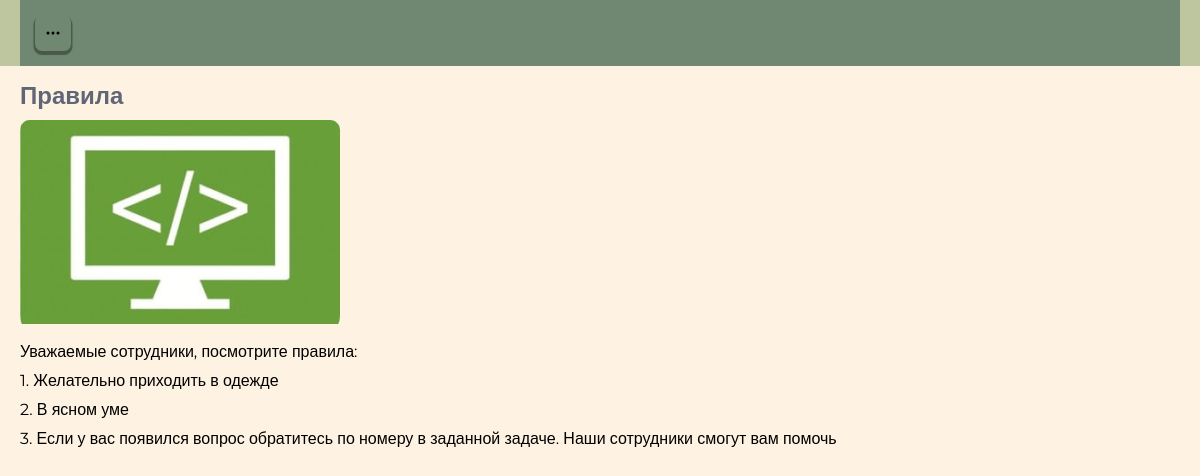
The page /rules/ (signed in) on the database its author committed.
### taskmanager_app/models.py (models this page shows, shortened)
class Rules(models.Model):
    description = models.TextField("Описание")
    class Meta:
        verbose_name = "Правило"
        verbose_name_plural = "Правила"

### taskmanager_app/views.py (the view)
# urls.py: path('rules/', views.rules_page, name="rules_page"),
def rules_page(request):
    rules = Rules.objects.all()
    context = {
        'rules': rules
    }
    return render(request, "./rules.html", context)

### taskmanager_app/templates/rules.html (shortened to what this page needs)
{% extends 'base.html'%}
{% load static %}
{% block content %}
{% if user.is_authenticated %}
<section class="rules">
    <div class="container">
        <h2 class="title">Правила</h2>
        <img src="{% static './images/computer.png' %}" alt="computer">
        <div class="rules-list">
            {% for rule in rules %}
            <div class="rules-card">
                <p class="post-task__content">{{rule.description}}
                </p>
            </div>
            {% endfor %}
        </div>
    </div>
</section>
{% endif %}
{%endblock%}

### taskmanager_app/static/css/style.css (style rules this page uses)
* { margin: 0px; padding: 0px; box-sizing: border-box; font-family: "Montserrat", sans-serif; }
:root { --light: #FEF3E2; --secondary: #BEC6A0; --main: #708871; --dark: #606676; }
.container { margin: 0 20px; padding: 15px 0; }
.title { color:var(--dark); margin-bottom: 10px; }
.post-task__content { margin: 10px 0; }

### rows shown on the page
Rules: description "Уважаемые сотрудники, посмотрите правила:"
Rules: description "1. Желательно приходить в одежде"
Rules: description "2. В ясном уме"
Rules: description "3. Если у вас появился вопрос обратитесь по номеру в заданной задаче. Наши сотрудники смогут вам помочь"
